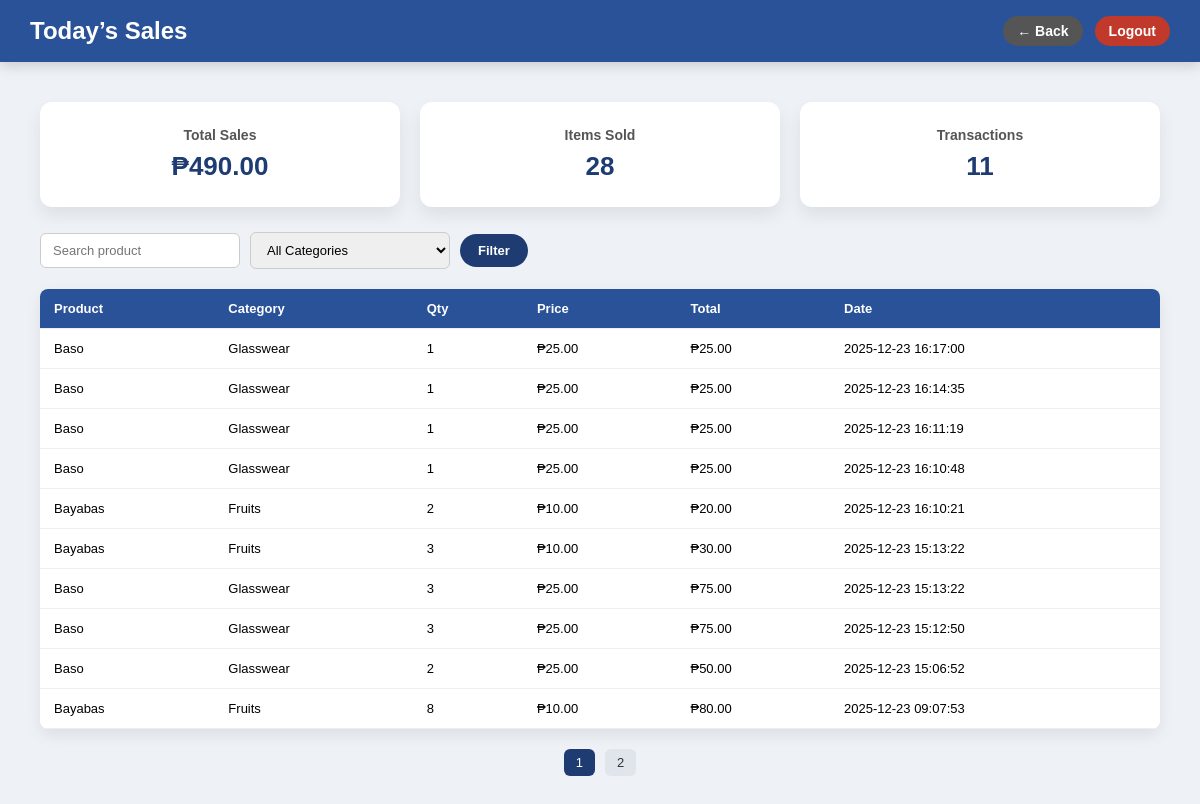
Screenshot of /views/cashier/todays_sales.php (signed in) with the database file from the repository.
### tables this page shows
CREATE TABLE `sales_items` (
  `sales_item_id` int(11) NOT NULL,
  `sale_id` int(11) NOT NULL,
  `product_id` int(11) NOT NULL,
  `quantity` int(11) NOT NULL,
  `price` decimal(10,2) NOT NULL
);

CREATE TABLE `products` (
  `product_id` int(11) NOT NULL,
  `product_name` varchar(150) NOT NULL,
  `category_id` int(11) NOT NULL,
  `price` decimal(10,2) NOT NULL,
  `quantity` int(11) DEFAULT 0,
  `barcode` varchar(100) DEFAULT NULL,
  `status` enum('active','inactive') DEFAULT 'active',
  `stock_threshold` int(11) DEFAULT 5
);

CREATE TABLE `categories` (
  `category_id` int(11) NOT NULL,
  `category_name` varchar(100) NOT NULL,
  `description` text DEFAULT NULL,
  `status` enum('active','inactive') DEFAULT 'active'
);

CREATE TABLE `sales` (
  `sale_id` int(11) NOT NULL,
  `user_id` int(11) NOT NULL,
  `total_amount` decimal(10,2) NOT NULL,
  `payment_method` enum('cash','gcash','card') DEFAULT 'cash',
  `sale_date` timestamp NOT NULL DEFAULT current_timestamp()
);

### views/cashier/todays_sales.php (the view, shortened to what this page needs)
<?php
require '../../conn/db.php';
$search     = $_GET['search'] ?? '';
$categoryId = $_GET['category'] ?? '';
$page       = isset($_GET['page']) ? (int)$_GET['page'] : 1;
$limit      = 10;
$offset     = ($page - 1) * $limit;
$countSql = "
    SELECT COUNT(*)
    FROM sales_items si
    JOIN sales s ON si.sale_id = s.sale_id
    JOIN products p ON si.product_id = p.product_id
    WHERE DATE(s.sale_date) = CURDATE()
      AND p.product_name LIKE :search
";
$params = [':search' => "%$search%"];
$countStmt = $pdo->prepare($countSql);
$countStmt->execute($params);
$totalRows  = $countStmt->fetchColumn();
$totalPages = ceil($totalRows / $limit);
$dataSql = "
    SELECT
        p.product_name,
        c.category_name,
        si.quantity,
        si.price,
        (si.quantity * si.price) AS total,
        s.sale_date
    FROM sales_items si
    JOIN sales s ON si.sale_id = s.sale_id
    JOIN products p ON si.product_id = p.product_id
    JOIN categories c ON p.category_id = c.category_id
    WHERE DATE(s.sale_date) = CURDATE()
      AND p.product_name LIKE :search
";
$dataSql .= "
    ORDER BY s.sale_date DESC
    LIMIT :limit OFFSET :offset
";
$stmt = $pdo->prepare($dataSql);
$stmt->bindValue(':search', "%$search%", PDO::PARAM_STR);
$stmt->bindValue(':limit', $limit, PDO::PARAM_INT);
$stmt->bindValue(':offset', $offset, PDO::PARAM_INT);
$stmt->execute();
$sales = $stmt->fetchAll();
$totalSales = $pdo->query("
    SELECT SUM(total_amount)
    FROM sales
    WHERE DATE(sale_date) = CURDATE()
")->fetchColumn() ?? 0;
$totalItems = $pdo->query("
    SELECT SUM(quantity)
    FROM sales_items si
    JOIN sales s ON si.sale_id = s.sale_id
    WHERE DATE(s.sale_date) = CURDATE()
")->fetchColumn() ?? 0;
$totalTransactions = $pdo->query("
    SELECT COUNT(*)
    FROM sales
    WHERE DATE(sale_date) = CURDATE()
")->fetchColumn();
?>
<!DOCTYPE html>
<html>
<head>
    <link rel="stylesheet" href="../../assets/css/cashier_dashboard.css">
    <link rel="stylesheet" href="../../assets/css/todays_sales.css">
</head>
<body>
<div class="dashboard">
    <header class="topbar">
        <h2>Today’s Sales</h2>
        <div class="top-actions">
            <a href="dashboard.php" class="back-btn">← Back</a>
            <a href="../../logout.php" class="logout-btn">Logout</a>
        </div>
    </header>
    <main class="content">
        <div class="analytics">
            <div class="card">
                <h3>Total Sales</h3>
                <p>₱<?= number_format($totalSales, 2) ?></p>
            </div>
            <div class="card">
                <h3>Items Sold</h3>
                <p><?= $totalItems ?></p>
            </div>
            <div class="card">
                <h3>Transactions</h3>
                <p><?= $totalTransactions ?></p>
            </div>
        </div>
        <form method="GET" class="filter-bar">
            <input type="text"
                   name="search"
                   placeholder="Search product"
                   value="<?= htmlspecialchars($search) ?>">
            <select name="category">
                <option value="">All Categories</option>
            </select>
            <button type="submit">Filter</button>
        </form>
        <table>
            <tr>
                <th>Product</th>
                <th>Category</th>
                <th>Qty</th>
                <th>Price</th>
                <th>Total</th>
                <th>Date</th>
            </tr>
            <?php foreach ($sales as $s): ?>
            <tr>
                <td><?= htmlspecialchars($s['product_name']) ?></td>
                <td><?= htmlspecialchars($s['category_name']) ?></td>
                <td><?= $s['quantity'] ?></td>
                <td>₱<?= number_format($s['price'], 2) ?></td>
                <td>₱<?= number_format($s['total'], 2) ?></td>
                <td><?= $s['sale_date'] ?></td>
            </tr>
            <?php endforeach; ?>
        </table>
        <?php if ($totalPages > 1): ?>
        <div class="pagination">
            <?php for ($i = 1; $i <= $totalPages; $i++): ?>
                <a href="?page=<?= $i ?>&search=<?= urlencode($search) ?>&category=<?= $categoryId ?>"
                   class="<?= $page === $i ? 'active' : '' ?>">
                   <?= $i ?>
                </a>
            <?php endfor; ?>
        </div>
        <?php endif; ?>
    </main>
</div>
</body>
</html>

### assets/css/cashier_dashboard.css (style rules this page uses)
* { margin: 0; padding: 0; box-sizing: border-box; font-family: Arial, Helvetica, sans-serif; }
body { background: #eef1f5; }
.topbar { background: #2a5298; color: #fff; padding: 16px 30px; display: flex; justify-content: space-between; align-items: center; box-shadow: 0 4px 12px rgba(0,0,0,0.15); }
.topbar a { color: #fff; text-decoration: none; font-weight: bold; font-size: 14px; }
.content { padding: 40px; }

### assets/css/todays_sales.css (style rules this page uses)
.analytics { display: grid; grid-template-columns: repeat(auto-fit, minmax(220px, 1fr)); gap: 20px; margin-bottom: 25px; }
.analytics .card { background: #fff; padding: 25px; border-radius: 12px; box-shadow: 0 8px 18px rgba(0,0,0,0.08); text-align: center; }
.analytics .card h3 { margin-bottom: 8px; font-size: 14px; color: #555; font-weight: bold; }
.analytics .card p { font-size: 26px; font-weight: bold; color: #1e3c72; }
.filter-bar { display: flex; align-items: center; gap: 10px; margin-bottom: 20px; }
.filter-bar input, .filter-bar select { padding: 9px 12px; width: 200px; border-radius: 6px; border: 1px solid #ccc; font-size: 13px; }
.filter-bar button { padding: 9px 18px; background: #1e3c72; color: #fff; border: none; border-radius: 999px; cursor: pointer; font-size: 13px; font-weight: bold; }
table { width: 100%; background: #fff; border-collapse: collapse; border-radius: 8px; overflow: hidden; box-shadow: 0 6px 15px rgba(0,0,0,0.08); }
th, td { padding: 12px 14px; border-bottom: 1px solid #eee; font-size: 13px; text-align: left; }
th { background: #2a5298; color: #fff; font-weight: bold; }
.pagination { margin-top: 20px; display: flex; justify-content: center; gap: 10px; }
.pagination a { padding: 6px 12px; background: #e0e4eb; text-decoration: none; color: #333; border-radius: 6px; font-size: 13px; }
.pagination a.active, .pagination a:hover { background: #1e3c72; color: #fff; }
.top-actions { display: flex; align-items: center; gap: 12px; }
.back-btn, .logout-btn { text-decoration: none; color: #fff; padding: 7px 14px; border-radius: 999px; font-size: 13px; font-weight: bold; }
.back-btn { background: #555; }
.logout-btn { background: #c0392b; }

### rows the page displays
sales_items: product.product_name "Baso", categories.category_name "Glasswear", quantity "1", price "25.00", total "25.00", sale.sale_date "2025-12-23 16:17:00"
sales_items: product.product_name "Baso", categories.category_name "Glasswear", quantity "1", price "25.00", total "25.00", sale.sale_date "2025-12-23 16:14:35"
sales_items: product.product_name "Baso", categories.category_name "Glasswear", quantity "1", price "25.00", total "25.00", sale.sale_date "2025-12-23 16:11:19"
sales_items: product.product_name "Baso", categories.category_name "Glasswear", quantity "1", price "25.00", total "25.00", sale.sale_date "2025-12-23 16:10:48"
sales_items: product.product_name "Bayabas", categories.category_name "Fruits", quantity "2", price "10.00", total "20.00", sale.sale_date "2025-12-23 16:10:21"
sales_items: product.product_name "Bayabas", categories.category_name "Fruits", quantity "3", price "10.00", total "30.00", sale.sale_date "2025-12-23 15:13:22"
sales_items: product.product_name "Baso", categories.category_name "Glasswear", quantity "3", price "25.00", total "75.00", sale.sale_date "2025-12-23 15:13:22"
sales_items: product.product_name "Baso", categories.category_name "Glasswear", quantity "3", price "25.00", total "75.00", sale.sale_date "2025-12-23 15:12:50"
sales_items: product.product_name "Baso", categories.category_name "Glasswear", quantity "2", price "25.00", total "50.00", sale.sale_date "2025-12-23 15:06:52"
sales_items: product.product_name "Bayabas", categories.category_name "Fruits", quantity "8", price "10.00", total "80.00", sale.sale_date "2025-12-23 09:07:53"

### other values shown
$totalSales "490.00"
$totalItems "28"
$totalTransactions "11"
